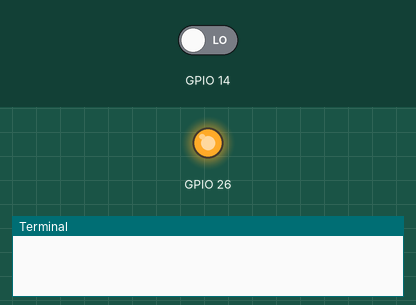
A program run on a simulated Raspberry Pi (BCM pin numbers). Parts: output pins drawn as LEDs (lit = HIGH), the last lines printed to the terminal. Inputs (shaded band) come from the test bench; at power-on: GPIO 14 LOW. At 5.0 s the program stops and its outputs stay as they are.

Above: at 0.1 s.
At 4.6 s:
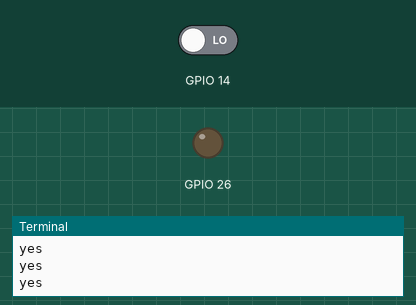
Timing chart, 0 to 6.1 s (numbered marks = the images above):
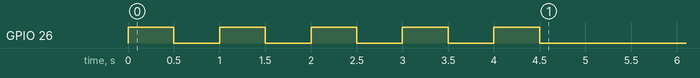

The program:

dengpao.py
```python
# -*- coding: utf-8 -*-
import RPi.GPIO as GPIO
import time

# 如果RPi.GRIO检测到一个引脚已经被设置成了非默认值，那么你将看到一个警告信息。你可以通过下列代码禁用警告
GPIO.setwarnings(False)
GPIO.setmode(GPIO.BCM)
# 设置pin14负责输出电压
GPIO.setup(26, GPIO.OUT)
# 监控距离感应器的状态
GPIO.setup(14, GPIO.IN)
# 循环十次结束闪烁
count = 5
while (count > 0):
    if (GPIO.input(14) == int(0)):
        # 设置闪烁的函数
        # 输出1
        GPIO.output(26, GPIO.HIGH)
        time.sleep(0.5)
        # 输出0
        GPIO.output(26, GPIO.LOW)
        time.sleep(0.5)
        print ('yes')
        count = count - 1
        # 循环结束设置长亮状态
        # GPIO.output(14, GPIO.HIGH)
    else:
        print ('no')
        time.sleep(1)
        count = count - 1
# 清除进程
GPIO.cleanup()
```
